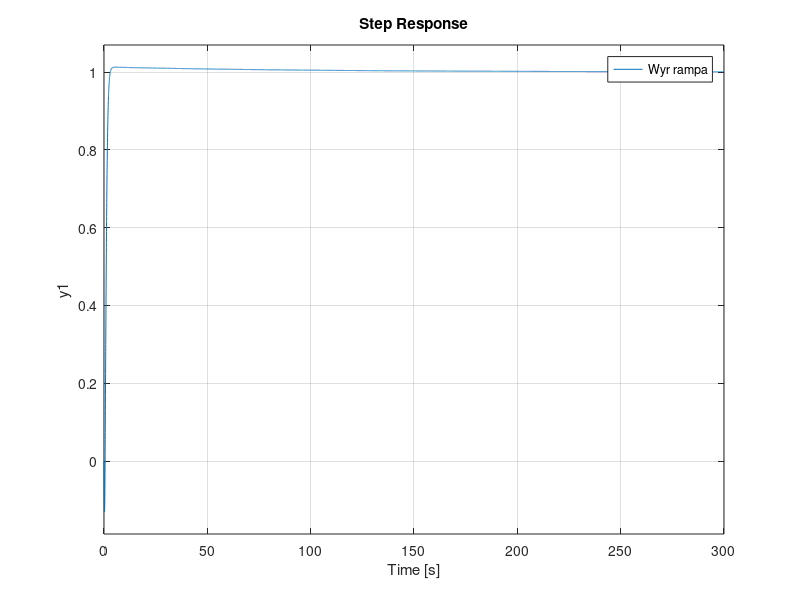
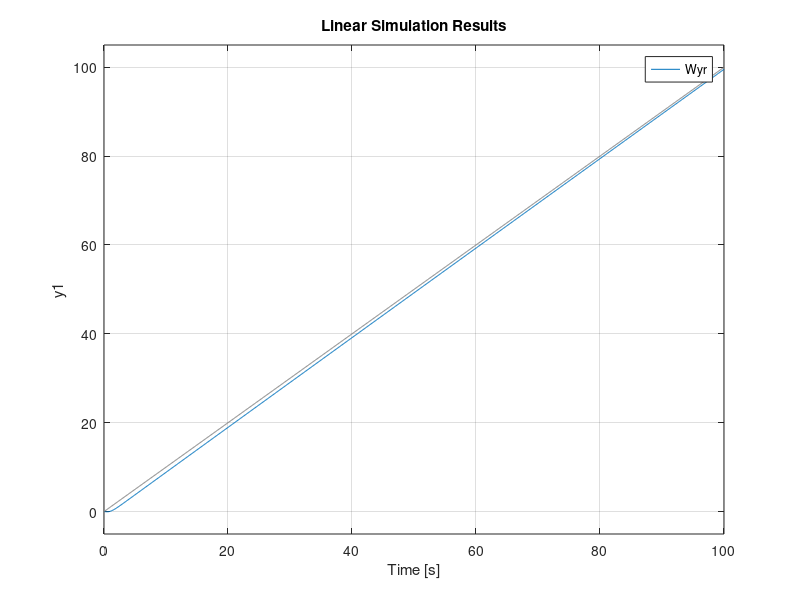

Write MATLAB code to recreate these figures, in order. (Note: this script raises an error after producing the figures.)
% Esame Controlli Automatici

% Email: carnevaledaniele@gmail.com

% - Errore nullo per riferimento a gradino
% - Errore < 30% per riferimento a rampa
% - Settling time <= 10s
% Enunciare, dimostrare e fornire un esempio del teorema di Nyquist
% P(s) = (s + 3) / (s + 4) calcolare C(z) con zoh

clc;
clearvars;
close all;

s = tf("s");
P = (3 - s) / (s^2 + 20 * s + 100);

Ts = 0.1;
t = 0:Ts:100;

% Errore nullo per riferimento a rampa
h = 2;
C = 26.347 * (s+0.01) / s^h;
L = C * P;
Wyr = minreal(L / (1 + L));

% Settling time circa 2.6 secondi
figure;
step(Wyr);
legend("Wyr rampa");
grid on;

% Simulazione riferimento a rampa
figure;
lsim(Wyr, t, t);
grid on;

% Simulazione riferimento a gradino
figure;
lsim(Wyr, heaviside(t), t);
grid on;

%% Enunciare, dimostrare e fornire un esempio (facile) del teorema di Nyquist

% Possiamo fornire diversi enunciati per il teorema di Nyquist, in
% particolare:

% Il Criterio di Nyquist per sistemi stabili ad anello aperto, nell'ipotesi che la funzione
% guadagno di anello L(s) abbia tutti i poli a parte reale negativa, eccezion fatta per un eventuale
% polo nullo semplice o doppio, condizione necessaria e suﬃciente perchè il sistema in retroazione
% sia asintoticamente stabile è che il diagramma polare completo della funzione L(jw) non circondi
% né tocchi il punto critico -1 + j0.
% 
% Il precedente enunciato del Criterio di Nyquist è quello che copre la maggior parte dei casi di
% interesse. Si può dare tuttavia il seguente enunciato più generale, che si applica anche al caso in
% cui il sistema in esame sia instabile ad anello aperto:
% 
% Il Criterio di Nyquist per sistemi instabili ad anello aperto, nell'ipotesi che la funzione
% guadagno di anello L(s) non presenti poli immaginari, eccezion fatta per un eventuale polo nullo
% semplice o doppio, condizione necessaria e suﬃciente perchè il sistema in retroazione sia asintot-
% icamente stabile è che il diagramma polare completo della funzione L(jw) circondi il punto critico
% -1 + j0 tante volte in senso antiorario quanti sono i poli della L(s) con parte reale positiva.
% 
% Inoltre possiamo "riassumere" il teorema utilizzando la seguente relazione:
% Z = N + P
% 
% dove Z è il numero di zeri instabili della funzione 1 + G(s) * H(s) nel semipiano destro di Gauss, N
% è il numero di giri in senso orario intorno al punto critico -1 + j0 e P è il numero di poli instabili
% della funzione L(s) = G(s) * H(s) nel semipiano destro di Gauss. In particolare per un sistema di
% controllo stabile se P != 0 allora Z = 0, cioè N = -P , il che signiﬁca che abbiamo un numero di
% giri N = P in senso anti-orario intorno al punto critico -1 + j0. Tuttavia se L(s) = G(s) * H(s) non
% presenta poli instabili, nel semipiano destro di Gauss, cioè P = 0 allora Z = N. Pertanto, per la
% stabilità, non ci devono essere giri in senso orario intorno al punto critico -1 + j0, cioè N = 0.
% 
% Per esempio G(s) = 144 / ((s + 1) * (s + 2) * (s + 3)), considerando
% H(s) = 1, L(s) = 144 / ((s + 1) * (s + 2) * (s + 3))

clc;
clearvars;
close all;

s = tf("s");
L = 144 / ((s + 1) * (s + 2) * (s + 3));
pole(L) % -3, -2, -1 => P = 0 non ci sono poli instabili
% quindi P = 0 => N = Z = 2 come si evince dalla simulazione

% figure;
% nyquist(L);
% grid on;

% infatti calcolando 1 + L(s)
den = 1 + minreal(L / (1 + L))
pole(1 / (s^3 + 6 * s^2 + 11 * s + 294))
% -8.6543, 1.3272 + 5.6754i, 1.3272 - 5.6754i
% ossia Z = 2 zeri instabili

%% Controllore Discreto
clc;
clearvars;
close all;

s = tf("s");
Ps = (s + 3) / (s + 4);

% Ts <= (2 * pi / w_b) / 10
% per w_b = 5 rad/s (banda passante)
Ts = 0.1; % tempo di campionamento

Pz = c2d(Ps, Ts, "zoh");
Pw = d2c(Pz, "Tustin"); % non ha poli nell'origine

% Errore a regime nullo per riferimento a rampa.
% Inserisco un doppio polo nell'origine nella P(w), in questo modo
% otteniamo e_ss = 0
h = 2;
C1 = 1 / s^h;

% Dopo un'analisi a tentativi il controllore che rispetta meglio
% le specifiche richieste è il seguente:
Cw = (s + 1) * C1;
Lw = Cw * Pw;

Wwyr = minreal(Lw / (1 + Lw));

% figure;
% step(Wwyr);
% grid on;

% Simulazione nel piano di Tustin
t = 0:Ts:100;
ramp = t;

figure;
lsim(Wwyr, ramp, t);
grid on;

% Analisi delle performance del sistema a tempo discreto
Cz = c2d(Cw, Ts, "Tustin");
Lz = Cz * Pz;
Wzyr = minreal(Lz / (1 + Lz));

figure;
nyquist(Lz); % il sistema a ciclo chiuso è stabile
grid on;

figure;
step(Wwyr, Wzyr);
grid on;

% Simulazione del sistema digitale
figure;
lsim(Wzyr, ramp, t);
grid on;

% In questo caso non possiamo usare un filtro Fr
% perchè il segnale di riferimento è una rampa.




